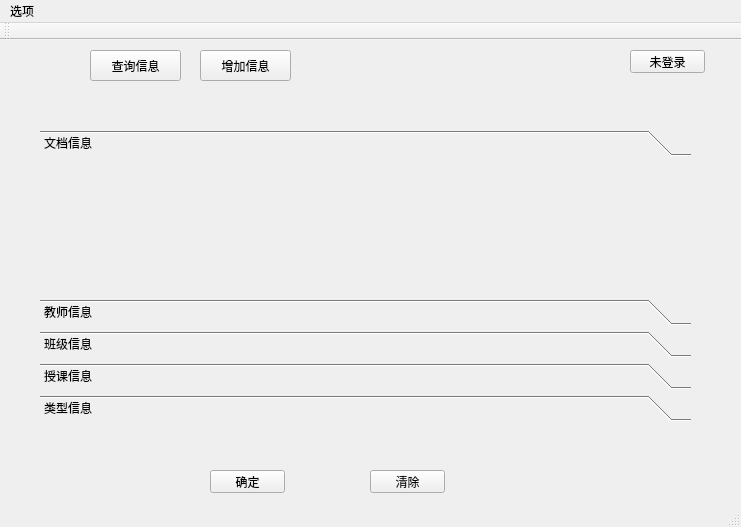
<?xml version="1.0" encoding="UTF-8"?>
<ui version="4.0">
 <class>MainWindow</class>
 <widget class="QMainWindow" name="MainWindow">
  <property name="geometry">
   <rect>
    <x>0</x>
    <y>0</y>
    <width>741</width>
    <height>527</height>
   </rect>
  </property>
  <property name="windowTitle">
   <string>教师资料管理系统</string>
  </property>
  <property name="styleSheet">
   <string notr="true"/>
  </property>
  <widget class="QWidget" name="centralWidget">
   <widget class="QPushButton" name="selectBtn">
    <property name="geometry">
     <rect>
      <x>90</x>
      <y>10</y>
      <width>91</width>
      <height>31</height>
     </rect>
    </property>
    <property name="text">
     <string>查询信息</string>
    </property>
    <property name="icon">
     <iconset resource="file.qrc">
      <normaloff>:/image/images/select.png</normaloff>:/image/images/select.png</iconset>
    </property>
   </widget>
   <widget class="QStackedWidget" name="stackedWidget">
    <property name="geometry">
     <rect>
      <x>20</x>
      <y>80</y>
      <width>701</width>
      <height>391</height>
     </rect>
    </property>
    <property name="currentIndex">
     <number>1</number>
    </property>
    <widget class="QWidget" name="selectPage">
     <widget class="QComboBox" name="selTableComBox">
      <property name="geometry">
       <rect>
        <x>30</x>
        <y>10</y>
        <width>81</width>
        <height>22</height>
       </rect>
      </property>
      <item>
       <property name="text">
        <string>文档信息</string>
       </property>
      </item>
      <item>
       <property name="text">
        <string>教师信息</string>
       </property>
      </item>
      <item>
       <property name="text">
        <string>班级信息</string>
       </property>
      </item>
      <item>
       <property name="text">
        <string>授课信息</string>
       </property>
      </item>
     </widget>
     <widget class="QTableView" name="tableView">
      <property name="geometry">
       <rect>
        <x>10</x>
        <y>50</y>
        <width>681</width>
        <height>331</height>
       </rect>
      </property>
      <property name="editTriggers">
       <set>QAbstractItemView::NoEditTriggers</set>
      </property>
      <property name="sortingEnabled">
       <bool>true</bool>
      </property>
     </widget>
     <widget class="QComboBox" name="selTeachComBox">
      <property name="geometry">
       <rect>
        <x>290</x>
        <y>10</y>
        <width>71</width>
        <height>22</height>
       </rect>
      </property>
      <property name="editable">
       <bool>true</bool>
      </property>
      <property name="maxVisibleItems">
       <number>100</number>
      </property>
     </widget>
     <widget class="QComboBox" name="selClassComBox">
      <property name="geometry">
       <rect>
        <x>210</x>
        <y>10</y>
        <width>81</width>
        <height>22</height>
       </rect>
      </property>
      <property name="editable">
       <bool>true</bool>
      </property>
      <item>
       <property name="text">
        <string/>
       </property>
      </item>
     </widget>
     <widget class="QComboBox" name="selTypeComboBox">
      <property name="geometry">
       <rect>
        <x>120</x>
        <y>10</y>
        <width>91</width>
        <height>22</height>
       </rect>
      </property>
      <property name="editable">
       <bool>true</bool>
      </property>
     </widget>
     <widget class="QPushButton" name="delBtn">
      <property name="geometry">
       <rect>
        <x>520</x>
        <y>10</y>
        <width>75</width>
        <height>23</height>
       </rect>
      </property>
      <property name="text">
       <string>删除</string>
      </property>
      <property name="icon">
       <iconset resource="file.qrc">
        <normaloff>:/image/images/del.png</normaloff>:/image/images/del.png</iconset>
      </property>
     </widget>
     <widget class="QPushButton" name="updateBtn">
      <property name="geometry">
       <rect>
        <x>600</x>
        <y>10</y>
        <width>75</width>
        <height>23</height>
       </rect>
      </property>
      <property name="text">
       <string>修改</string>
      </property>
      <property name="icon">
       <iconset resource="file.qrc">
        <normaloff>:/image/images/update.png</normaloff>:/image/images/update.png</iconset>
      </property>
     </widget>
     <widget class="QComboBox" name="selDateComBox">
      <property name="geometry">
       <rect>
        <x>360</x>
        <y>10</y>
        <width>81</width>
        <height>22</height>
       </rect>
      </property>
      <property name="editable">
       <bool>true</bool>
      </property>
     </widget>
     <widget class="QPushButton" name="freshBtn">
      <property name="geometry">
       <rect>
        <x>440</x>
        <y>10</y>
        <width>75</width>
        <height>23</height>
       </rect>
      </property>
      <property name="text">
       <string>重置</string>
      </property>
      <property name="icon">
       <iconset resource="file.qrc">
        <normaloff>:/image/images/refresh.png</normaloff>:/image/images/refresh.png</iconset>
      </property>
     </widget>
    </widget>
    <widget class="QWidget" name="managerPage">
     <widget class="QToolBox" name="toolBox">
      <property name="geometry">
       <rect>
        <x>20</x>
        <y>10</y>
        <width>651</width>
        <height>291</height>
       </rect>
      </property>
      <property name="currentIndex">
       <number>0</number>
      </property>
      <widget class="QWidget" name="insertDataPage">
       <property name="geometry">
        <rect>
         <x>0</x>
         <y>0</y>
         <width>651</width>
         <height>161</height>
        </rect>
       </property>
       <attribute name="label">
        <string>文档信息</string>
       </attribute>
       <widget class="QWidget" name="layoutWidget">
        <property name="geometry">
         <rect>
          <x>20</x>
          <y>10</y>
          <width>189</width>
          <height>22</height>
         </rect>
        </property>
        <layout class="QHBoxLayout" name="horizontalLayout_2">
         <item>
          <widget class="QLabel" name="label">
           <property name="text">
            <string>资料名称</string>
           </property>
          </widget>
         </item>
         <item>
          <widget class="QLineEdit" name="dataNameEdit"/>
         </item>
        </layout>
       </widget>
       <widget class="QWidget" name="layoutWidget">
        <property name="geometry">
         <rect>
          <x>220</x>
          <y>120</y>
          <width>92</width>
          <height>22</height>
         </rect>
        </property>
        <layout class="QHBoxLayout" name="horizontalLayout_7">
         <item>
          <widget class="QLabel" name="label_8">
           <property name="text">
            <string>评定等级</string>
           </property>
          </widget>
         </item>
         <item>
          <widget class="QComboBox" name="dataLeveComBox">
           <item>
            <property name="text">
             <string>1</string>
            </property>
           </item>
           <item>
            <property name="text">
             <string>2</string>
            </property>
           </item>
           <item>
            <property name="text">
             <string>3</string>
            </property>
           </item>
           <item>
            <property name="text">
             <string>4</string>
            </property>
           </item>
           <item>
            <property name="text">
             <string>5</string>
            </property>
           </item>
          </widget>
         </item>
        </layout>
       </widget>
       <widget class="QWidget" name="layoutWidget">
        <property name="geometry">
         <rect>
          <x>20</x>
          <y>120</y>
          <width>129</width>
          <height>22</height>
         </rect>
        </property>
        <layout class="QHBoxLayout" name="horizontalLayout_4">
         <item>
          <widget class="QLabel" name="label_5">
           <property name="text">
            <string>资料类型</string>
           </property>
          </widget>
         </item>
         <item>
          <widget class="QComboBox" name="typeIDComBox">
           <property name="editable">
            <bool>true</bool>
           </property>
          </widget>
         </item>
        </layout>
       </widget>
       <widget class="QWidget" name="layoutWidget">
        <property name="geometry">
         <rect>
          <x>20</x>
          <y>60</y>
          <width>129</width>
          <height>22</height>
         </rect>
        </property>
        <layout class="QHBoxLayout" name="horizontalLayout_3">
         <item>
          <widget class="QLabel" name="label_3">
           <property name="text">
            <string>课程代码</string>
           </property>
          </widget>
         </item>
         <item>
          <widget class="QComboBox" name="courseIDComBox">
           <property name="editable">
            <bool>true</bool>
           </property>
          </widget>
         </item>
        </layout>
       </widget>
       <widget class="QWidget" name="layoutWidget">
        <property name="geometry">
         <rect>
          <x>220</x>
          <y>60</y>
          <width>191</width>
          <height>22</height>
         </rect>
        </property>
        <layout class="QHBoxLayout" name="horizontalLayout_5">
         <item>
          <widget class="QLabel" name="label_4">
           <property name="text">
            <string>存储位置</string>
           </property>
          </widget>
         </item>
         <item>
          <widget class="QLineEdit" name="dataURLEdit"/>
         </item>
        </layout>
       </widget>
       <widget class="QWidget" name="layoutWidget">
        <property name="geometry">
         <rect>
          <x>220</x>
          <y>10</y>
          <width>191</width>
          <height>22</height>
         </rect>
        </property>
        <layout class="QHBoxLayout" name="horizontalLayout_6">
         <item>
          <widget class="QLabel" name="label_7">
           <property name="text">
            <string>文件名</string>
           </property>
          </widget>
         </item>
         <item>
          <widget class="QLineEdit" name="fileNameEdit"/>
         </item>
        </layout>
       </widget>
      </widget>
      <widget class="QWidget" name="insertTeacherPage">
       <property name="geometry">
        <rect>
         <x>0</x>
         <y>0</y>
         <width>651</width>
         <height>161</height>
        </rect>
       </property>
       <attribute name="label">
        <string>教师信息</string>
       </attribute>
       <widget class="QWidget" name="layoutWidget">
        <property name="geometry">
         <rect>
          <x>10</x>
          <y>0</y>
          <width>189</width>
          <height>22</height>
         </rect>
        </property>
        <layout class="QHBoxLayout" name="horizontalLayout_8">
         <item>
          <widget class="QLabel" name="label_6">
           <property name="text">
            <string>教师编号</string>
           </property>
          </widget>
         </item>
         <item>
          <widget class="QLineEdit" name="teaIdEdit">
           <property name="toolTip">
            <string>输入10位教师编号</string>
           </property>
           <property name="maxLength">
            <number>10</number>
           </property>
          </widget>
         </item>
        </layout>
       </widget>
       <widget class="QWidget" name="layoutWidget">
        <property name="geometry">
         <rect>
          <x>10</x>
          <y>30</y>
          <width>189</width>
          <height>22</height>
         </rect>
        </property>
        <layout class="QHBoxLayout" name="horizontalLayout_9">
         <item>
          <widget class="QLabel" name="label_9">
           <property name="text">
            <string>教师姓名</string>
           </property>
          </widget>
         </item>
         <item>
          <widget class="QLineEdit" name="teaNameEdit"/>
         </item>
        </layout>
       </widget>
       <widget class="QWidget" name="layoutWidget">
        <property name="geometry">
         <rect>
          <x>10</x>
          <y>120</y>
          <width>189</width>
          <height>22</height>
         </rect>
        </property>
        <layout class="QHBoxLayout" name="horizontalLayout_10">
         <item>
          <widget class="QLabel" name="label_12">
           <property name="text">
            <string>联系电话</string>
           </property>
          </widget>
         </item>
         <item>
          <widget class="QLineEdit" name="teaNumEdit">
           <property name="maxLength">
            <number>15</number>
           </property>
          </widget>
         </item>
        </layout>
       </widget>
       <widget class="QWidget" name="layoutWidget">
        <property name="geometry">
         <rect>
          <x>10</x>
          <y>90</y>
          <width>189</width>
          <height>22</height>
         </rect>
        </property>
        <layout class="QHBoxLayout" name="horizontalLayout_11">
         <item>
          <widget class="QLabel" name="label_11">
           <property name="text">
            <string>教师专业</string>
           </property>
          </widget>
         </item>
         <item>
          <widget class="QLineEdit" name="teaSpecEdit"/>
         </item>
        </layout>
       </widget>
       <widget class="QWidget" name="layoutWidget">
        <property name="geometry">
         <rect>
          <x>10</x>
          <y>60</y>
          <width>189</width>
          <height>22</height>
         </rect>
        </property>
        <layout class="QHBoxLayout" name="horizontalLayout_12">
         <item>
          <widget class="QLabel" name="label_10">
           <property name="text">
            <string>教师职称</string>
           </property>
          </widget>
         </item>
         <item>
          <widget class="QLineEdit" name="teaTitleEdit"/>
         </item>
        </layout>
       </widget>
      </widget>
      <widget class="QWidget" name="insertClassPage">
       <property name="geometry">
        <rect>
         <x>0</x>
         <y>0</y>
         <width>651</width>
         <height>161</height>
        </rect>
       </property>
       <attribute name="label">
        <string>班级信息</string>
       </attribute>
       <widget class="QWidget" name="layoutWidget">
        <property name="geometry">
         <rect>
          <x>20</x>
          <y>100</y>
          <width>188</width>
          <height>22</height>
         </rect>
        </property>
        <layout class="QHBoxLayout" name="horizontalLayout_13">
         <item>
          <widget class="QLabel" name="label_16">
           <property name="text">
            <string>班主任编号</string>
           </property>
          </widget>
         </item>
         <item>
          <widget class="QComboBox" name="classTeachIDComBox">
           <property name="minimumSize">
            <size>
             <width>120</width>
             <height>0</height>
            </size>
           </property>
           <property name="editable">
            <bool>true</bool>
           </property>
          </widget>
         </item>
        </layout>
       </widget>
       <widget class="QWidget" name="layoutWidget">
        <property name="geometry">
         <rect>
          <x>20</x>
          <y>70</y>
          <width>189</width>
          <height>22</height>
         </rect>
        </property>
        <layout class="QHBoxLayout" name="horizontalLayout_14">
         <item>
          <widget class="QLabel" name="label_15">
           <property name="text">
            <string>班级简称</string>
           </property>
          </widget>
         </item>
         <item>
          <widget class="QLineEdit" name="classSNameEdit"/>
         </item>
        </layout>
       </widget>
       <widget class="QWidget" name="layoutWidget">
        <property name="geometry">
         <rect>
          <x>20</x>
          <y>40</y>
          <width>189</width>
          <height>22</height>
         </rect>
        </property>
        <layout class="QHBoxLayout" name="horizontalLayout_15">
         <item>
          <widget class="QLabel" name="label_14">
           <property name="text">
            <string>班级名称</string>
           </property>
          </widget>
         </item>
         <item>
          <widget class="QLineEdit" name="classNameEdit"/>
         </item>
        </layout>
       </widget>
       <widget class="QWidget" name="layoutWidget">
        <property name="geometry">
         <rect>
          <x>20</x>
          <y>10</y>
          <width>189</width>
          <height>22</height>
         </rect>
        </property>
        <layout class="QHBoxLayout" name="horizontalLayout_16">
         <item>
          <widget class="QLabel" name="label_13">
           <property name="text">
            <string>班级编号</string>
           </property>
          </widget>
         </item>
         <item>
          <widget class="QLineEdit" name="classIdEdit">
           <property name="maxLength">
            <number>4</number>
           </property>
          </widget>
         </item>
        </layout>
       </widget>
      </widget>
      <widget class="QWidget" name="insertCoursePage">
       <property name="geometry">
        <rect>
         <x>0</x>
         <y>0</y>
         <width>651</width>
         <height>161</height>
        </rect>
       </property>
       <attribute name="label">
        <string>授课信息</string>
       </attribute>
       <widget class="QWidget" name="layoutWidget">
        <property name="geometry">
         <rect>
          <x>10</x>
          <y>40</y>
          <width>176</width>
          <height>22</height>
         </rect>
        </property>
        <layout class="QHBoxLayout" name="horizontalLayout_18">
         <item>
          <widget class="QLabel" name="label_22">
           <property name="text">
            <string>教师编号</string>
           </property>
          </widget>
         </item>
         <item>
          <widget class="QComboBox" name="courseTeachIDComBox">
           <property name="minimumSize">
            <size>
             <width>120</width>
             <height>0</height>
            </size>
           </property>
           <property name="editable">
            <bool>true</bool>
           </property>
          </widget>
         </item>
        </layout>
       </widget>
       <widget class="QWidget" name="layoutWidget_2">
        <property name="geometry">
         <rect>
          <x>10</x>
          <y>70</y>
          <width>129</width>
          <height>22</height>
         </rect>
        </property>
        <layout class="QHBoxLayout" name="horizontalLayout_19">
         <item>
          <widget class="QLabel" name="label_18">
           <property name="text">
            <string>班级编号</string>
           </property>
          </widget>
         </item>
         <item>
          <widget class="QComboBox" name="courseClassIDComBox">
           <property name="editable">
            <bool>true</bool>
           </property>
          </widget>
         </item>
        </layout>
       </widget>
       <widget class="QWidget" name="layoutWidget">
        <property name="geometry">
         <rect>
          <x>10</x>
          <y>10</y>
          <width>189</width>
          <height>22</height>
         </rect>
        </property>
        <layout class="QHBoxLayout" name="horizontalLayout_17">
         <item>
          <widget class="QLabel" name="label_17">
           <property name="text">
            <string>课程代码</string>
           </property>
          </widget>
         </item>
         <item>
          <widget class="QLineEdit" name="courseIdEdit">
           <property name="maxLength">
            <number>4</number>
           </property>
          </widget>
         </item>
        </layout>
       </widget>
       <widget class="QWidget" name="layoutWidget">
        <property name="geometry">
         <rect>
          <x>10</x>
          <y>100</y>
          <width>90</width>
          <height>22</height>
         </rect>
        </property>
        <layout class="QHBoxLayout" name="horizontalLayout_20">
         <item>
          <widget class="QLabel" name="label_20">
           <property name="text">
            <string>课时数</string>
           </property>
          </widget>
         </item>
         <item>
          <widget class="QSpinBox" name="courseHourSpinBox">
           <property name="minimum">
            <number>1</number>
           </property>
           <property name="maximum">
            <number>200</number>
           </property>
          </widget>
         </item>
        </layout>
       </widget>
       <widget class="QWidget" name="layoutWidget">
        <property name="geometry">
         <rect>
          <x>10</x>
          <y>130</y>
          <width>189</width>
          <height>22</height>
         </rect>
        </property>
        <layout class="QHBoxLayout" name="horizontalLayout_21">
         <item>
          <widget class="QLabel" name="label_21">
           <property name="text">
            <string>考核方式</string>
           </property>
          </widget>
         </item>
         <item>
          <widget class="QLineEdit" name="courseExaFEdit"/>
         </item>
        </layout>
       </widget>
      </widget>
      <widget class="QWidget" name="insertTypePage">
       <property name="geometry">
        <rect>
         <x>0</x>
         <y>0</y>
         <width>651</width>
         <height>161</height>
        </rect>
       </property>
       <attribute name="label">
        <string>类型信息</string>
       </attribute>
       <widget class="QWidget" name="layoutWidget">
        <property name="geometry">
         <rect>
          <x>20</x>
          <y>20</y>
          <width>189</width>
          <height>22</height>
         </rect>
        </property>
        <layout class="QHBoxLayout" name="horizontalLayout_23">
         <item>
          <widget class="QLabel" name="label_23">
           <property name="text">
            <string>文档类别</string>
           </property>
          </widget>
         </item>
         <item>
          <widget class="QLineEdit" name="typeName"/>
         </item>
        </layout>
       </widget>
       <widget class="QWidget" name="layoutWidget">
        <property name="geometry">
         <rect>
          <x>20</x>
          <y>60</y>
          <width>189</width>
          <height>22</height>
         </rect>
        </property>
        <layout class="QHBoxLayout" name="horizontalLayout_24">
         <item>
          <widget class="QLabel" name="label_24">
           <property name="text">
            <string>文档形式</string>
           </property>
          </widget>
         </item>
         <item>
          <widget class="QLineEdit" name="typeForm"/>
         </item>
        </layout>
       </widget>
      </widget>
     </widget>
     <widget class="QPushButton" name="manageSureBtn">
      <property name="geometry">
       <rect>
        <x>190</x>
        <y>350</y>
        <width>75</width>
        <height>23</height>
       </rect>
      </property>
      <property name="text">
       <string>确定</string>
      </property>
     </widget>
     <widget class="QPushButton" name="manageCleanBtn">
      <property name="geometry">
       <rect>
        <x>350</x>
        <y>350</y>
        <width>75</width>
        <height>23</height>
       </rect>
      </property>
      <property name="text">
       <string>清除</string>
      </property>
     </widget>
    </widget>
   </widget>
   <widget class="QPushButton" name="insertBtn">
    <property name="geometry">
     <rect>
      <x>200</x>
      <y>10</y>
      <width>91</width>
      <height>31</height>
     </rect>
    </property>
    <property name="text">
     <string>增加信息</string>
    </property>
    <property name="icon">
     <iconset resource="file.qrc">
      <normaloff>:/image/images/add.png</normaloff>:/image/images/add.png</iconset>
    </property>
   </widget>
   <widget class="QPushButton" name="userQuitLoginBtn">
    <property name="geometry">
     <rect>
      <x>630</x>
      <y>10</y>
      <width>75</width>
      <height>23</height>
     </rect>
    </property>
    <property name="text">
     <string>未登录</string>
    </property>
    <property name="icon">
     <iconset resource="file.qrc">
      <normaloff>:/image/images/yonghu.png</normaloff>:/image/images/yonghu.png</iconset>
    </property>
   </widget>
  </widget>
  <widget class="QMenuBar" name="menuBar">
   <property name="geometry">
    <rect>
     <x>0</x>
     <y>0</y>
     <width>741</width>
     <height>23</height>
    </rect>
   </property>
   <widget class="QMenu" name="menu">
    <property name="title">
     <string>选项</string>
    </property>
    <addaction name="actionChangePwd"/>
   </widget>
   <addaction name="menu"/>
  </widget>
  <widget class="QToolBar" name="mainToolBar">
   <attribute name="toolBarArea">
    <enum>TopToolBarArea</enum>
   </attribute>
   <attribute name="toolBarBreak">
    <bool>false</bool>
   </attribute>
  </widget>
  <widget class="QStatusBar" name="statusBar"/>
  <action name="actionChangePwd">
   <property name="text">
    <string>修改密码</string>
   </property>
  </action>
 </widget>
 <layoutdefault spacing="6" margin="11"/>
 <tabstops>
  <tabstop>dataNameEdit</tabstop>
  <tabstop>courseIDComBox</tabstop>
  <tabstop>typeIDComBox</tabstop>
  <tabstop>dataURLEdit</tabstop>
  <tabstop>fileNameEdit</tabstop>
  <tabstop>dataLeveComBox</tabstop>
  <tabstop>manageSureBtn</tabstop>
  <tabstop>insertBtn</tabstop>
  <tabstop>updateBtn</tabstop>
  <tabstop>selectBtn</tabstop>
  <tabstop>selTableComBox</tabstop>
  <tabstop>delBtn</tabstop>
  <tabstop>selTeachComBox</tabstop>
  <tabstop>tableView</tabstop>
  <tabstop>selClassComBox</tabstop>
  <tabstop>selTypeComboBox</tabstop>
  <tabstop>manageCleanBtn</tabstop>
 </tabstops>
 <resources>
  <include location="file.qrc"/>
 </resources>
 <connections/>
</ui>
